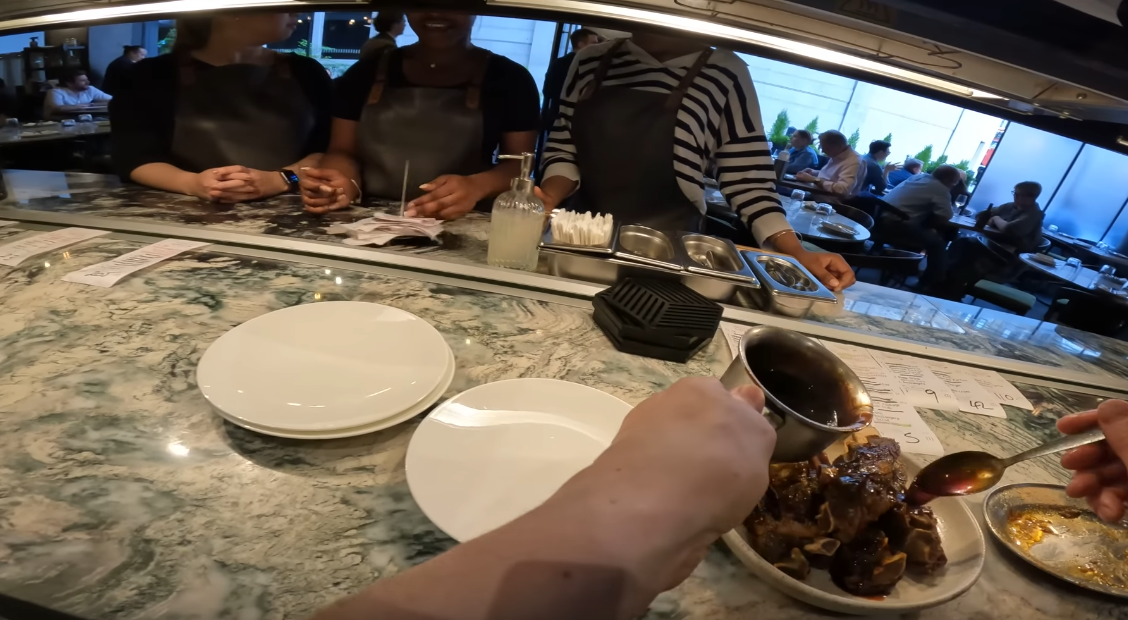
#> input picture test1.png, 1128 x 620 px
$ python -i helper.py   (imports and definitions only)   (older library calls are emulated)
#> lines starting #> are read from the running program, lines starting #| are printed output that depends on the picture; after the words box and inside, x2 and y2 are one past the last pixel; in counts of white or black regions, pixels touching at a corner belong together
import cv2
import numpy as np

def detect_blur_and_bright_spot(image_path):
    # Read the image
#> called with image_path = 'test1.png'
    image = cv2.imread(image_path)
#> image is the input picture: shape (620, 1128, 3); mean B, G, R 84.6, 97.1, 108
    # Apply Laplacian filter for edge detection
    laplacian = cv2.Laplacian(image, cv2.CV_64F)
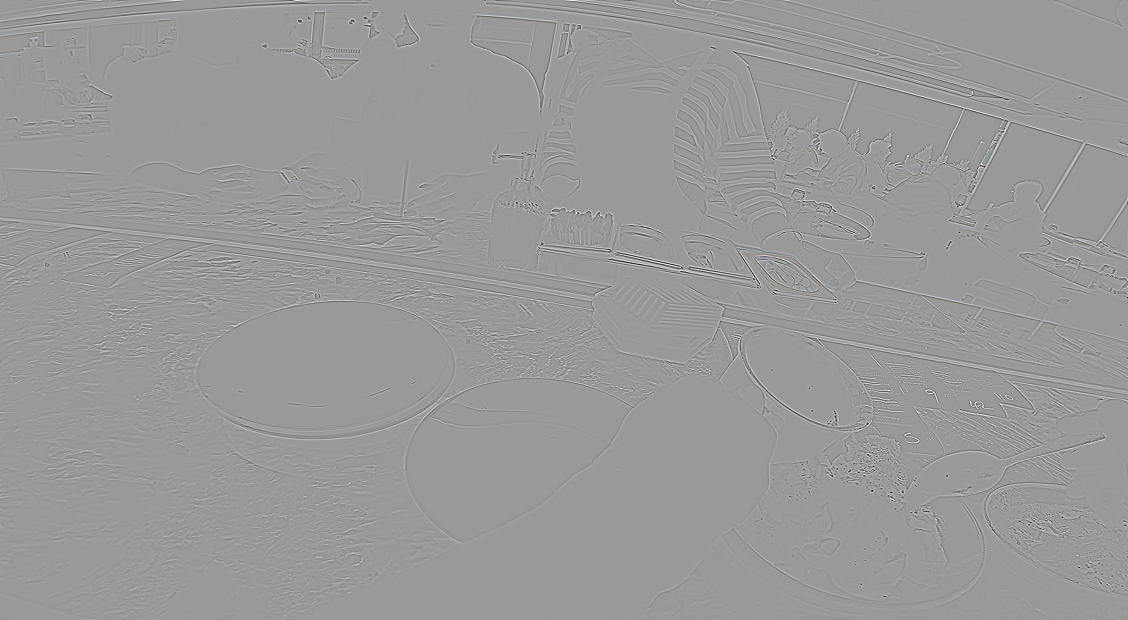
#> laplacian: shape (620, 1128, 3) float64; mean B, G, R 0, 0, 0; drawn with min black and max white
    gray = cv2.cvtColor(image, cv2.COLOR_BGR2GRAY)
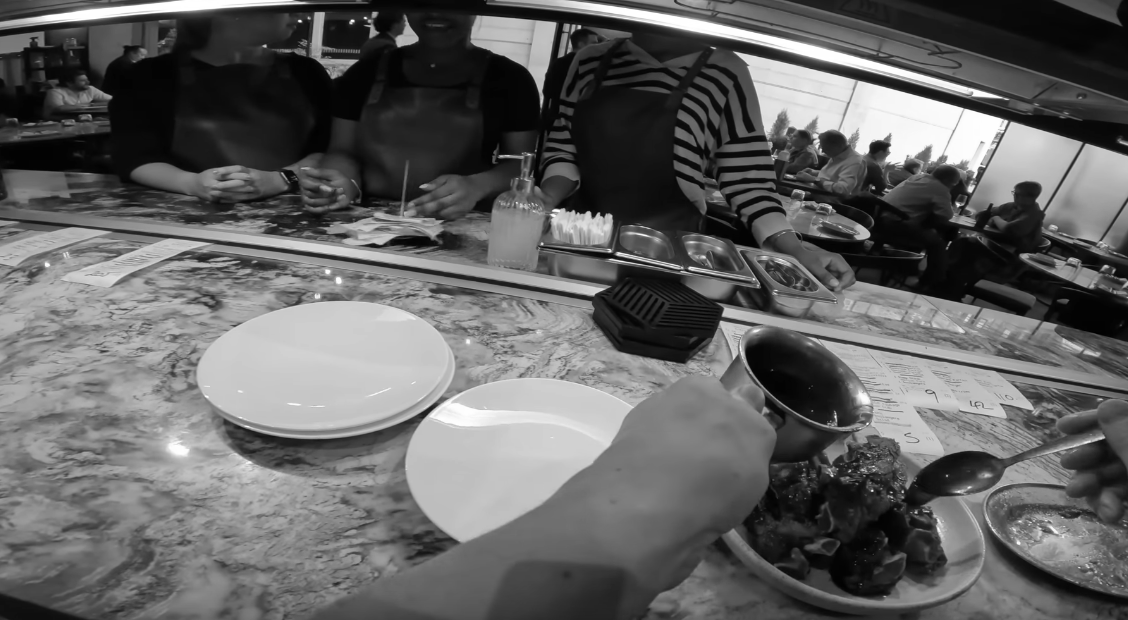
#> gray: shape (620, 1128); min 0, max 255, mean 98.9
    _, binary_image = cv2.threshold(gray, 200, 255, cv2.THRESH_BINARY)
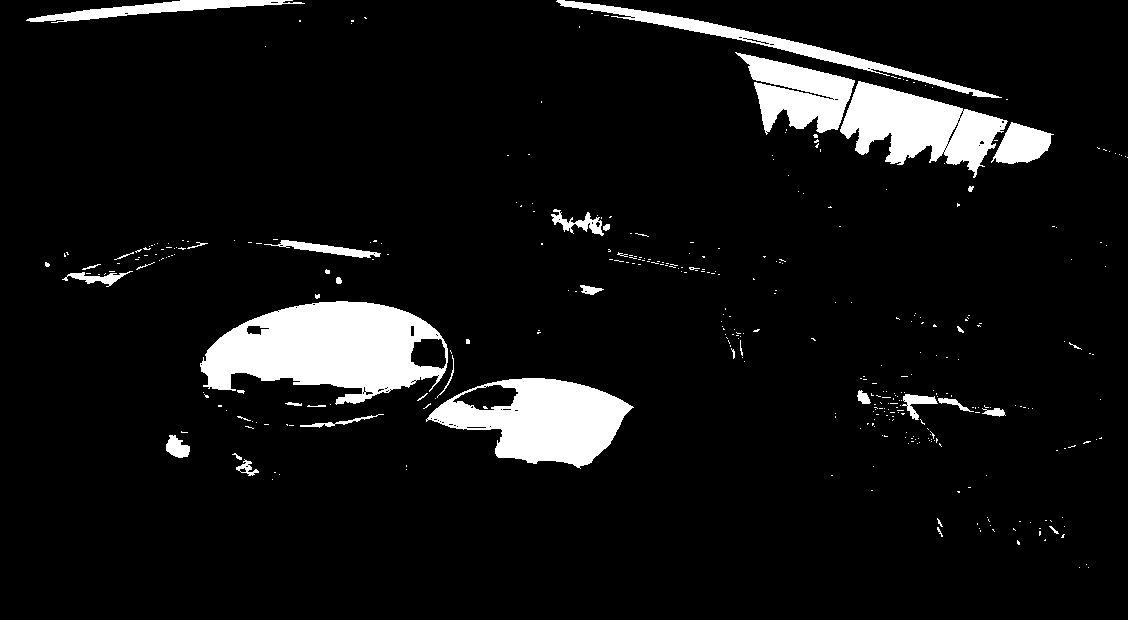
#> binary_image: shape (620, 1128); 7.6% white; 381 white regions (340 under 20 px), largest, box (x1, y1, x2, y2) and area: (200, 301, 448, 405) 16114, (426, 378, 634, 469) 10572, (840, 81, 1008, 178) 8443
    laplacian_variance = round(laplacian.var(), 2)
#> laplacian_variance = 543.5
    binary_variance = round(binary_image.var(), 2)
#> binary_variance = 4565.7
    return laplacian_variance, binary_variance

def calculate_exposure_percentages(image_path, threshold=10):
    # Read the image in grayscale
    image = cv2.imread(image_path, cv2.IMREAD_GRAYSCALE)
    total_pixels = image.size
    # Calculate the number of underexposed pixels
    underexposed_pixels = np.sum(image < threshold)
    # Calculate the number of overexposed pixels
    overexposed_pixels = np.sum(image > 255 - threshold)
    # Calculate the percentages
    under_percentage = (underexposed_pixels / total_pixels) * 100
    over_percentage = (overexposed_pixels / total_pixels) * 100

    return under_percentage, over_percentage


def get_video_length(file_path):
    try:
        cap = cv2.VideoCapture(file_path)
        if not cap.isOpened():
            print("Error opening video file")
            return None

        # Get frame rate and total frame count
        fps = cap.get(cv2.CAP_PROP_FPS)
        frame_count = cap.get(cv2.CAP_PROP_FRAME_COUNT)

        if fps > 0 and frame_count > 0:
            duration = frame_count / fps
            return duration
        else:
            return None
    except Exception as e:
        print(f"An error occurred: {e}")
        return None
    finally:
        cap.release()

>>> result = detect_blur_and_bright_spot('test1.png')
#> result = (543.5, 4565.7)
